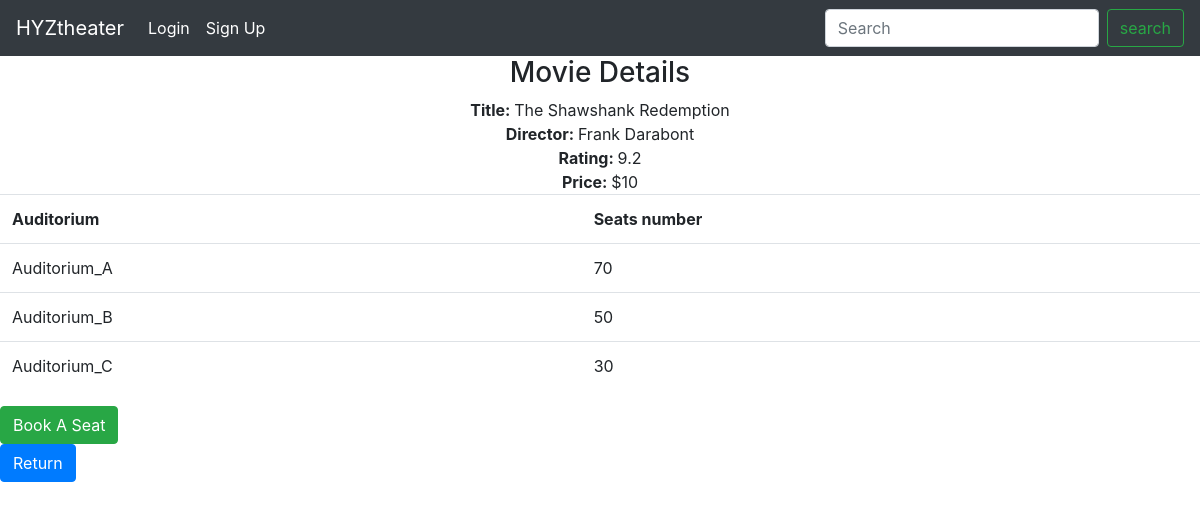
/user_signUp_Login/movieDetail_Book.php?id=59, run on the app's committed database.
### tables this page shows
CREATE TABLE IF NOT EXISTS `movie` (
  `id` int(5) NOT NULL AUTO_INCREMENT,
  `title` varchar(50) NOT NULL,
  `director` varchar(20) NOT NULL,
  `rating` double NOT NULL,
  `price` double NOT NULL,
  PRIMARY KEY (`id`)
);

### user_signUp_Login/movieDetail_Book.php (the view, shortened to what this page needs)
<!DOCTYPE html>
<html>
    <head>
        <link rel="stylesheet" href="https://stackpath.bootstrapcdn.com/bootstrap/4.1.3/css/bootstrap.min.css">
        <?php
            $id = $_GET['id'];
        ?>
    </head>
    <body>
        <nav class="navbar navbar-expand-lg navbar-dark bg-dark">
            <a class="navbar-brand" href="home.php">HYZtheater</a>
            <div class="collapse navbar-collapse" id="navbarSupportedContent">
                <ul class="navbar-nav mr-auto">
                    <?php
                        if ($_SESSION['status']==true){
                            echo '<li class="navbar-text">'.$_SESSION['loginUser'].'</li>';
                            echo '<li class="nav-item active"><a class="nav-link" href="logoutProcess.php">Log Out</a></li>';
                            echo '<li class="nav-item active"><a class="nav-link" href="movieList.php">Reserve</a></li>';
                        }else{
                            echo '<li class="nav-item active"><a class="nav-link" href="login.php">Login</a></li>';
                            echo '<li class="nav-item active"><a class="nav-link" href="signUp.php">Sign Up</a></li>';
                        }
                    ?>
                </ul>
                <form class="form-inline my-2 my-lg-0" method="get" action="searchMovie.php">
                    <input class="form-control mr-sm-2" name="keyword" type="search" placeholder="Search" aria-label="Search">
                    <input type="submit" class="btn btn-outline-success my-2 my-sm-0" value="search">
                </form>
            </div>
        </nav>
        <div id="container">
            <h3 class="text-center">Movie Details</h3>
            <div id="movieDetails" class="text-center">
                <?php
                    $sqlMovie = "SELECT * FROM movie WHERE id = '$id'";
                    $resultM = mysql_query($sqlMovie);
                    $rowM = mysql_fetch_array($resultM);
                ?>
                <span><strong>Title: </strong><?php echo $rowM['title'] ?></span><br>
                <span><strong>Director: </strong><?php echo $rowM['director'] ?></span><br>
                <span><strong>Rating: </strong><?php echo $rowM['rating'] ?></span><br>
                <span><strong>Price: </strong><?php echo "$".$rowM['price'] ?></span><br>
            </div>
            <div id="audDetails">
                <table class="table">
                    <tr>
                        <th>Auditorium</th>
                        <th>Seats number</th>
                    </tr>
                <?php
                    $sqlAuditorium = "SELECT a.name,a.seats_no FROM movie m JOIN screening s ON m.id=s.movie_id
                                      JOIN auditorium a ON s.aud_id=a.id
                                      WHERE s.movie_id = '$id'
                                      GROUP BY a.id";
                    $resultA = mysql_query($sqlAuditorium);
                    while($rowA = mysql_fetch_array($resultA)){
                ?>
                    <tr>
                        <td><?php echo $rowA['name'] ?></td>
                        <td><?php echo $rowA['seats_no'] ?></td>
                    </tr>
                    <?php } ?>
                </table>
            </div>
            <div id="bookButton">
                <form method="get" action="bookSeat.php">
                    <input type="submit" class="btn btn-success" value="Book A Seat">
                </form>
            </div>
        </div>
        <footer id="return">
            <input type='button' value='Return' class="btn btn-primary" onclick='history.go(-1)'>
        </footer>
    </body>
</html>

### data on the page
movie: title "The Shawshank Redemption", director "Frank Darabont", rating "9.2", price "10"

### other printed values
$rowA['name'] "Auditorium_A"
$rowA['seats_no'] "70"
$rowA['name'] "Auditorium_B"
$rowA['seats_no'] "50"
$rowA['name'] "Auditorium_C"
$rowA['seats_no'] "30"
